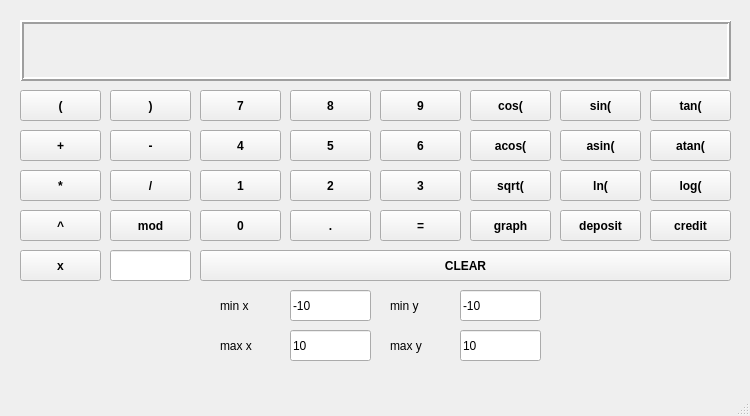
<?xml version="1.0" encoding="UTF-8"?>
<ui version="4.0">
 <class>MainWindow</class>
 <widget class="QMainWindow" name="MainWindow">
  <property name="geometry">
   <rect>
    <x>0</x>
    <y>0</y>
    <width>750</width>
    <height>416</height>
   </rect>
  </property>
  <property name="sizePolicy">
   <sizepolicy hsizetype="Preferred" vsizetype="Preferred">
    <horstretch>0</horstretch>
    <verstretch>0</verstretch>
   </sizepolicy>
  </property>
  <property name="minimumSize">
   <size>
    <width>750</width>
    <height>416</height>
   </size>
  </property>
  <property name="maximumSize">
   <size>
    <width>750</width>
    <height>416</height>
   </size>
  </property>
  <property name="windowTitle">
   <string>Calculator</string>
  </property>
  <widget class="QWidget" name="centralwidget">
   <widget class="QLabel" name="OutputLabel">
    <property name="geometry">
     <rect>
      <x>20</x>
      <y>20</y>
      <width>711</width>
      <height>61</height>
     </rect>
    </property>
    <property name="font">
     <font>
      <family>MS UI Gothic</family>
      <pointsize>15</pointsize>
      <weight>75</weight>
      <bold>true</bold>
     </font>
    </property>
    <property name="frameShape">
     <enum>QFrame::Box</enum>
    </property>
    <property name="frameShadow">
     <enum>QFrame::Raised</enum>
    </property>
    <property name="lineWidth">
     <number>2</number>
    </property>
    <property name="text">
     <string/>
    </property>
    <property name="margin">
     <number>10</number>
    </property>
   </widget>
   <widget class="QPushButton" name="button_left_par">
    <property name="geometry">
     <rect>
      <x>20</x>
      <y>90</y>
      <width>81</width>
      <height>31</height>
     </rect>
    </property>
    <property name="font">
     <font>
      <weight>75</weight>
      <bold>true</bold>
     </font>
    </property>
    <property name="text">
     <string>(</string>
    </property>
   </widget>
   <widget class="QPushButton" name="button_right_par">
    <property name="geometry">
     <rect>
      <x>110</x>
      <y>90</y>
      <width>81</width>
      <height>31</height>
     </rect>
    </property>
    <property name="font">
     <font>
      <weight>75</weight>
      <bold>true</bold>
     </font>
    </property>
    <property name="text">
     <string>)</string>
    </property>
   </widget>
   <widget class="QPushButton" name="button_7">
    <property name="geometry">
     <rect>
      <x>200</x>
      <y>90</y>
      <width>81</width>
      <height>31</height>
     </rect>
    </property>
    <property name="font">
     <font>
      <weight>75</weight>
      <bold>true</bold>
     </font>
    </property>
    <property name="text">
     <string>7</string>
    </property>
   </widget>
   <widget class="QPushButton" name="button_8">
    <property name="geometry">
     <rect>
      <x>290</x>
      <y>90</y>
      <width>81</width>
      <height>31</height>
     </rect>
    </property>
    <property name="font">
     <font>
      <weight>75</weight>
      <bold>true</bold>
     </font>
    </property>
    <property name="text">
     <string>8</string>
    </property>
   </widget>
   <widget class="QPushButton" name="button_9">
    <property name="geometry">
     <rect>
      <x>380</x>
      <y>90</y>
      <width>81</width>
      <height>31</height>
     </rect>
    </property>
    <property name="font">
     <font>
      <weight>75</weight>
      <bold>true</bold>
     </font>
    </property>
    <property name="text">
     <string>9</string>
    </property>
   </widget>
   <widget class="QPushButton" name="button_4">
    <property name="geometry">
     <rect>
      <x>200</x>
      <y>130</y>
      <width>81</width>
      <height>31</height>
     </rect>
    </property>
    <property name="font">
     <font>
      <weight>75</weight>
      <bold>true</bold>
     </font>
    </property>
    <property name="text">
     <string>4</string>
    </property>
   </widget>
   <widget class="QPushButton" name="button_plus">
    <property name="geometry">
     <rect>
      <x>20</x>
      <y>130</y>
      <width>81</width>
      <height>31</height>
     </rect>
    </property>
    <property name="font">
     <font>
      <weight>75</weight>
      <bold>true</bold>
     </font>
    </property>
    <property name="text">
     <string>+</string>
    </property>
   </widget>
   <widget class="QPushButton" name="button_minus">
    <property name="geometry">
     <rect>
      <x>110</x>
      <y>130</y>
      <width>81</width>
      <height>31</height>
     </rect>
    </property>
    <property name="font">
     <font>
      <weight>75</weight>
      <bold>true</bold>
     </font>
    </property>
    <property name="text">
     <string>-</string>
    </property>
   </widget>
   <widget class="QPushButton" name="button_mult">
    <property name="geometry">
     <rect>
      <x>20</x>
      <y>170</y>
      <width>81</width>
      <height>31</height>
     </rect>
    </property>
    <property name="font">
     <font>
      <weight>75</weight>
      <bold>true</bold>
     </font>
    </property>
    <property name="text">
     <string>*</string>
    </property>
   </widget>
   <widget class="QPushButton" name="button_div">
    <property name="geometry">
     <rect>
      <x>110</x>
      <y>170</y>
      <width>81</width>
      <height>31</height>
     </rect>
    </property>
    <property name="font">
     <font>
      <weight>75</weight>
      <bold>true</bold>
     </font>
    </property>
    <property name="text">
     <string>/</string>
    </property>
   </widget>
   <widget class="QPushButton" name="button_pow">
    <property name="geometry">
     <rect>
      <x>20</x>
      <y>210</y>
      <width>81</width>
      <height>31</height>
     </rect>
    </property>
    <property name="font">
     <font>
      <weight>75</weight>
      <bold>true</bold>
     </font>
    </property>
    <property name="text">
     <string>^</string>
    </property>
   </widget>
   <widget class="QPushButton" name="button_mod">
    <property name="geometry">
     <rect>
      <x>110</x>
      <y>210</y>
      <width>81</width>
      <height>31</height>
     </rect>
    </property>
    <property name="font">
     <font>
      <weight>75</weight>
      <bold>true</bold>
     </font>
    </property>
    <property name="text">
     <string>mod</string>
    </property>
   </widget>
   <widget class="QPushButton" name="button_5">
    <property name="geometry">
     <rect>
      <x>290</x>
      <y>130</y>
      <width>81</width>
      <height>31</height>
     </rect>
    </property>
    <property name="font">
     <font>
      <weight>75</weight>
      <bold>true</bold>
     </font>
    </property>
    <property name="text">
     <string>5</string>
    </property>
   </widget>
   <widget class="QPushButton" name="button_6">
    <property name="geometry">
     <rect>
      <x>380</x>
      <y>130</y>
      <width>81</width>
      <height>31</height>
     </rect>
    </property>
    <property name="font">
     <font>
      <weight>75</weight>
      <bold>true</bold>
     </font>
    </property>
    <property name="text">
     <string>6</string>
    </property>
   </widget>
   <widget class="QPushButton" name="button_1">
    <property name="geometry">
     <rect>
      <x>200</x>
      <y>170</y>
      <width>81</width>
      <height>31</height>
     </rect>
    </property>
    <property name="font">
     <font>
      <weight>75</weight>
      <bold>true</bold>
     </font>
    </property>
    <property name="text">
     <string>1</string>
    </property>
   </widget>
   <widget class="QPushButton" name="button_2">
    <property name="geometry">
     <rect>
      <x>290</x>
      <y>170</y>
      <width>81</width>
      <height>31</height>
     </rect>
    </property>
    <property name="font">
     <font>
      <weight>75</weight>
      <bold>true</bold>
     </font>
    </property>
    <property name="text">
     <string>2</string>
    </property>
   </widget>
   <widget class="QPushButton" name="button_3">
    <property name="geometry">
     <rect>
      <x>380</x>
      <y>170</y>
      <width>81</width>
      <height>31</height>
     </rect>
    </property>
    <property name="font">
     <font>
      <weight>75</weight>
      <bold>true</bold>
     </font>
    </property>
    <property name="text">
     <string>3</string>
    </property>
   </widget>
   <widget class="QPushButton" name="button_dot">
    <property name="geometry">
     <rect>
      <x>290</x>
      <y>210</y>
      <width>81</width>
      <height>31</height>
     </rect>
    </property>
    <property name="font">
     <font>
      <weight>75</weight>
      <bold>true</bold>
     </font>
    </property>
    <property name="text">
     <string>.</string>
    </property>
   </widget>
   <widget class="QPushButton" name="button_0">
    <property name="geometry">
     <rect>
      <x>200</x>
      <y>210</y>
      <width>81</width>
      <height>31</height>
     </rect>
    </property>
    <property name="font">
     <font>
      <weight>75</weight>
      <bold>true</bold>
     </font>
    </property>
    <property name="text">
     <string>0</string>
    </property>
   </widget>
   <widget class="QPushButton" name="button_solve">
    <property name="geometry">
     <rect>
      <x>380</x>
      <y>210</y>
      <width>81</width>
      <height>31</height>
     </rect>
    </property>
    <property name="font">
     <font>
      <weight>75</weight>
      <bold>true</bold>
     </font>
    </property>
    <property name="text">
     <string>=</string>
    </property>
   </widget>
   <widget class="QPushButton" name="button_cos">
    <property name="geometry">
     <rect>
      <x>470</x>
      <y>90</y>
      <width>81</width>
      <height>31</height>
     </rect>
    </property>
    <property name="font">
     <font>
      <weight>75</weight>
      <bold>true</bold>
     </font>
    </property>
    <property name="text">
     <string>cos(</string>
    </property>
   </widget>
   <widget class="QPushButton" name="button_sin">
    <property name="geometry">
     <rect>
      <x>560</x>
      <y>90</y>
      <width>81</width>
      <height>31</height>
     </rect>
    </property>
    <property name="font">
     <font>
      <weight>75</weight>
      <bold>true</bold>
     </font>
    </property>
    <property name="text">
     <string>sin(</string>
    </property>
   </widget>
   <widget class="QPushButton" name="button_tan">
    <property name="geometry">
     <rect>
      <x>650</x>
      <y>90</y>
      <width>81</width>
      <height>31</height>
     </rect>
    </property>
    <property name="font">
     <font>
      <weight>75</weight>
      <bold>true</bold>
     </font>
    </property>
    <property name="text">
     <string>tan(</string>
    </property>
   </widget>
   <widget class="QPushButton" name="button_acos">
    <property name="geometry">
     <rect>
      <x>470</x>
      <y>130</y>
      <width>81</width>
      <height>31</height>
     </rect>
    </property>
    <property name="font">
     <font>
      <weight>75</weight>
      <bold>true</bold>
     </font>
    </property>
    <property name="text">
     <string>acos(</string>
    </property>
   </widget>
   <widget class="QPushButton" name="button_asin">
    <property name="geometry">
     <rect>
      <x>560</x>
      <y>130</y>
      <width>81</width>
      <height>31</height>
     </rect>
    </property>
    <property name="font">
     <font>
      <weight>75</weight>
      <bold>true</bold>
     </font>
    </property>
    <property name="text">
     <string>asin(</string>
    </property>
   </widget>
   <widget class="QPushButton" name="button_atan">
    <property name="geometry">
     <rect>
      <x>650</x>
      <y>130</y>
      <width>81</width>
      <height>31</height>
     </rect>
    </property>
    <property name="font">
     <font>
      <weight>75</weight>
      <bold>true</bold>
     </font>
    </property>
    <property name="text">
     <string>atan(</string>
    </property>
   </widget>
   <widget class="QPushButton" name="button_sqrt">
    <property name="geometry">
     <rect>
      <x>470</x>
      <y>170</y>
      <width>81</width>
      <height>31</height>
     </rect>
    </property>
    <property name="font">
     <font>
      <weight>75</weight>
      <bold>true</bold>
     </font>
    </property>
    <property name="text">
     <string>sqrt(</string>
    </property>
   </widget>
   <widget class="QPushButton" name="button_ln">
    <property name="geometry">
     <rect>
      <x>560</x>
      <y>170</y>
      <width>81</width>
      <height>31</height>
     </rect>
    </property>
    <property name="font">
     <font>
      <weight>75</weight>
      <bold>true</bold>
     </font>
    </property>
    <property name="text">
     <string>ln(</string>
    </property>
   </widget>
   <widget class="QPushButton" name="button_log">
    <property name="geometry">
     <rect>
      <x>650</x>
      <y>170</y>
      <width>81</width>
      <height>31</height>
     </rect>
    </property>
    <property name="font">
     <font>
      <weight>75</weight>
      <bold>true</bold>
     </font>
    </property>
    <property name="text">
     <string>log(</string>
    </property>
   </widget>
   <widget class="QPushButton" name="button_graph">
    <property name="geometry">
     <rect>
      <x>470</x>
      <y>210</y>
      <width>81</width>
      <height>31</height>
     </rect>
    </property>
    <property name="font">
     <font>
      <weight>75</weight>
      <bold>true</bold>
     </font>
    </property>
    <property name="text">
     <string>graph</string>
    </property>
   </widget>
   <widget class="QPushButton" name="button_deposit">
    <property name="geometry">
     <rect>
      <x>560</x>
      <y>210</y>
      <width>81</width>
      <height>31</height>
     </rect>
    </property>
    <property name="font">
     <font>
      <weight>75</weight>
      <bold>true</bold>
     </font>
    </property>
    <property name="text">
     <string>deposit</string>
    </property>
   </widget>
   <widget class="QPushButton" name="button_credit">
    <property name="geometry">
     <rect>
      <x>650</x>
      <y>210</y>
      <width>81</width>
      <height>31</height>
     </rect>
    </property>
    <property name="font">
     <font>
      <weight>75</weight>
      <bold>true</bold>
     </font>
    </property>
    <property name="text">
     <string>credit</string>
    </property>
   </widget>
   <widget class="QPushButton" name="button_clear">
    <property name="geometry">
     <rect>
      <x>200</x>
      <y>250</y>
      <width>531</width>
      <height>31</height>
     </rect>
    </property>
    <property name="font">
     <font>
      <weight>75</weight>
      <bold>true</bold>
     </font>
    </property>
    <property name="text">
     <string>CLEAR</string>
    </property>
   </widget>
   <widget class="QPushButton" name="button_x">
    <property name="geometry">
     <rect>
      <x>20</x>
      <y>250</y>
      <width>81</width>
      <height>31</height>
     </rect>
    </property>
    <property name="font">
     <font>
      <weight>75</weight>
      <bold>true</bold>
     </font>
    </property>
    <property name="autoFillBackground">
     <bool>false</bool>
    </property>
    <property name="text">
     <string>x</string>
    </property>
    <property name="autoRepeat">
     <bool>false</bool>
    </property>
    <property name="autoExclusive">
     <bool>false</bool>
    </property>
   </widget>
   <widget class="QLineEdit" name="lineEdit">
    <property name="geometry">
     <rect>
      <x>110</x>
      <y>250</y>
      <width>81</width>
      <height>31</height>
     </rect>
    </property>
   </widget>
   <widget class="QLineEdit" name="lineEdit_min_x">
    <property name="geometry">
     <rect>
      <x>290</x>
      <y>290</y>
      <width>81</width>
      <height>31</height>
     </rect>
    </property>
    <property name="text">
     <string>-10</string>
    </property>
   </widget>
   <widget class="QLineEdit" name="lineEdit_max_x">
    <property name="geometry">
     <rect>
      <x>290</x>
      <y>330</y>
      <width>81</width>
      <height>31</height>
     </rect>
    </property>
    <property name="text">
     <string>10</string>
    </property>
   </widget>
   <widget class="QLabel" name="label_min_x">
    <property name="geometry">
     <rect>
      <x>220</x>
      <y>290</y>
      <width>57</width>
      <height>31</height>
     </rect>
    </property>
    <property name="text">
     <string>min x</string>
    </property>
   </widget>
   <widget class="QLabel" name="label_max_x">
    <property name="geometry">
     <rect>
      <x>220</x>
      <y>330</y>
      <width>57</width>
      <height>31</height>
     </rect>
    </property>
    <property name="text">
     <string>max x</string>
    </property>
   </widget>
   <widget class="QLabel" name="label_max_y">
    <property name="geometry">
     <rect>
      <x>390</x>
      <y>330</y>
      <width>57</width>
      <height>31</height>
     </rect>
    </property>
    <property name="text">
     <string>max y</string>
    </property>
   </widget>
   <widget class="QLineEdit" name="lineEdit_min_y">
    <property name="geometry">
     <rect>
      <x>460</x>
      <y>290</y>
      <width>81</width>
      <height>31</height>
     </rect>
    </property>
    <property name="text">
     <string>-10</string>
    </property>
   </widget>
   <widget class="QLineEdit" name="lineEdit_max_y">
    <property name="geometry">
     <rect>
      <x>460</x>
      <y>330</y>
      <width>81</width>
      <height>31</height>
     </rect>
    </property>
    <property name="text">
     <string>10</string>
    </property>
   </widget>
   <widget class="QLabel" name="label_min_y">
    <property name="geometry">
     <rect>
      <x>390</x>
      <y>290</y>
      <width>57</width>
      <height>31</height>
     </rect>
    </property>
    <property name="text">
     <string>min y</string>
    </property>
   </widget>
  </widget>
  <widget class="QStatusBar" name="statusbar"/>
  <widget class="QMenuBar" name="menubar">
   <property name="geometry">
    <rect>
     <x>0</x>
     <y>0</y>
     <width>750</width>
     <height>20</height>
    </rect>
   </property>
  </widget>
 </widget>
 <resources/>
 <connections/>
</ui>
